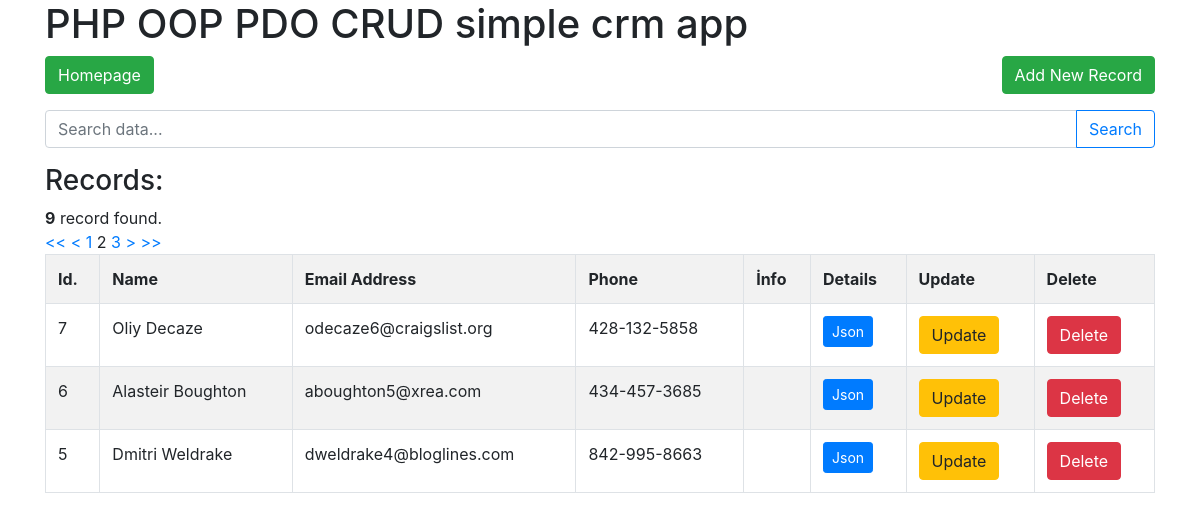
Page /index.php?p=2 on the committed database.
### tables this page shows
CREATE TABLE `customers` (
  `id` int(11) NOT NULL,
  `name` varchar(100) NOT NULL,
  `email` varchar(100) NOT NULL,
  `phone` varchar(33) NOT NULL,
  `info` text NOT NULL,
  `date` datetime NOT NULL DEFAULT CURRENT_TIMESTAMP ON UPDATE CURRENT_TIMESTAMP
);

### configs/db.php (called while the page is built, shortened)
<?php
function DB()
{
    static $instance;
    if ($instance === null) {
        $opt = array(
            PDO::ATTR_ERRMODE => PDO::ERRMODE_EXCEPTION,
            PDO::ATTR_DEFAULT_FETCH_MODE => PDO::FETCH_ASSOC,
            PDO::ATTR_EMULATE_PREPARES => FALSE,
        );
        $dsn = 'mysql:host=' . HOST . ';dbname=' . DATABASE . ';charset=' . CHARSET;
        $instance = new PDO($dsn, USER, PASSWORD, $opt);
    }
    return $instance;
}
?>

### configs/controller.php (called while the page is built, shortened)
<?php
require_once ('db.php');
class Controller
{
    protected $db;
    function __construct()
    {
        $this->db = DB();
    }
    public function fetchAll($paginationStartPoint, $recordsPerPage)
    {
        $query = $this->db->prepare("SELECT * FROM customers ORDER BY id DESC LIMIT $paginationStartPoint, $recordsPerPage");
        $query->execute();
        $data = $query->fetchAll(PDO::FETCH_ASSOC);
        return $data;
    }
}

### index.php (the view)
<?php
include 'configs/header.php';
require_once('configs/controller.php');
?>
<div class="container">
	<div class="row">
		<div class="col-md-12">
			<h1>PHP OOP PDO CRUD simple crm app</h1>
		</div>
	</div>
	<div class="row">
		<div class="col-md-12">
			<div class="float-left">
				<a class="btn btn-success" href="index.php">Homepage</a>
			</div>
			<div class="float-right">
				<a class="btn btn-success" href="create.php">Add New Record</a>
			</div>
		</div>
	</div>
	<form action="search.php" method="post">
		<div class="input-group mb-3 mt-3">
			<input type="text" class="form-control" name="search" placeholder="Search data..." aria-label="Recipient's username" aria-describedby="button-addon2">
			<div class="input-group-append">
				<button class="btn btn-outline-primary" type="submit" id="button-addon2">Search</button>
			</div>
		</div>
	</form>
	<div class="row">
		<div class="col-md-12">
			<h3>Records:</h3>
			<?php
			if (isset($_REQUEST["p"])) {
				$page    =  $_REQUEST["p"];
			} else {
				$page    =  1;
			}
			$btnCount    =  5;
			$recordsPerPage    =  3;
			$totalRecordsQuery        =  DB()->prepare("SELECT * FROM customers");
			$totalRecordsQuery->execute();
			$totalRecordCount            =  $totalRecordsQuery->rowCount();
			$paginationStartPoint    =  ($page * $recordsPerPage) - $recordsPerPage;
			$foundPageCount            =  ceil($totalRecordCount / $recordsPerPage);
			?>
			<div class="">
				<div class="">
					<?php echo "<strong>" . $totalRecordCount . "</strong>"; ?> record found.
				</div>
				<div class="SayfalamaAlaniIciNumaralandirmaAlaniKapsayicisi">
					<?php
					if ($page > 1) {
						echo "<span class='Pasif'><a href='index.php?p=1'><<</a></span>";
						$minusOneForPagination  =  $page - 1;
						echo " <span class='Pasif'><a href='index.php?p=" . $minusOneForPagination . "'><</a></span>";
					}
					for ($pageIndex = $page - $btnCount; $pageIndex <= $page + $btnCount; $pageIndex++) {
						if (($pageIndex > 0) and ($pageIndex <= $foundPageCount)) {
							if ($page == $pageIndex) {
								echo " <span class='Aktif'>" . $pageIndex . "</span>";
							} else {
								echo " <span class='Pasif'><a href='index.php?p=" . $pageIndex . "'>" . $pageIndex . "</a></span>";
							}
						}
					}
					if ($page != $foundPageCount) {
						$plusOneForPagination  =  $page + 1;
						echo " <span class='Pasif'><a href='index.php?p=" . $plusOneForPagination . "'>></a></span>";
						echo " <span class='Pasif'><a href='index.php?p=" . $foundPageCount . "'>>></a></span>";
					}
					?>
				</div>
			</div>
			<table class="table table-bordered table-striped">
				<tr>
					<th>Id.</th>
					<th>Name</th>
					<th>Email Address</th>
					<th>Phone</th>
					<th>İnfo</th>
					<th>Details</th>
					<th>Update</th>
					<th>Delete</th>
				</tr>
				<?php
				$object = new Controller();
				$customers = $object->fetchAll($paginationStartPoint, $recordsPerPage);
				if (count($customers) > 0) {
					foreach ($customers as $customer) {
				?>
						<tr>
							<td><?php echo $customer['id']; ?> </td>
							<td><?php echo $customer['name']; ?> </td>
							<td><?php echo $customer['email']; ?></td>
							<td><?php echo $customer['phone']; ?></td>
							<td><?php echo $customer['info']; ?></td>
							<td>
								<a href="details.php?id=<?php echo $customer['id']; ?>" class="btn btn-sm btn-primary">Json</button>
							</td>
							<td>
								<a href="update.php?id=<?php echo $customer['id']; ?>" class="btn btn-warning">Update</button>
							</td>
							<td>
								<a href="configs/action.php?uid=<?php echo $customer['id']; ?>" class="btn btn-danger">Delete</button>
							</td>
						</tr>
					<?php
					}
				} else {
					?>
					<tr>
						<td colspan="6">Records not found!</td>
					</tr>
				<?php
				}
				?>
			</table>
		</div>
	</div>
</div>
<?php
include 'configs/footer.php';
?>

### rows in the picture
customers: id "7", name "Oliy Decaze", email "odecaze6@craigslist.org", phone "428-132-5858"
customers: id "6", name "Alasteir Boughton", email "aboughton5@xrea.com", phone "434-457-3685"
customers: id "5", name "Dmitri Weldrake", email "dweldrake4@bloglines.com", phone "842-995-8663"

### other values in the picture
$totalRecordCount "9"
